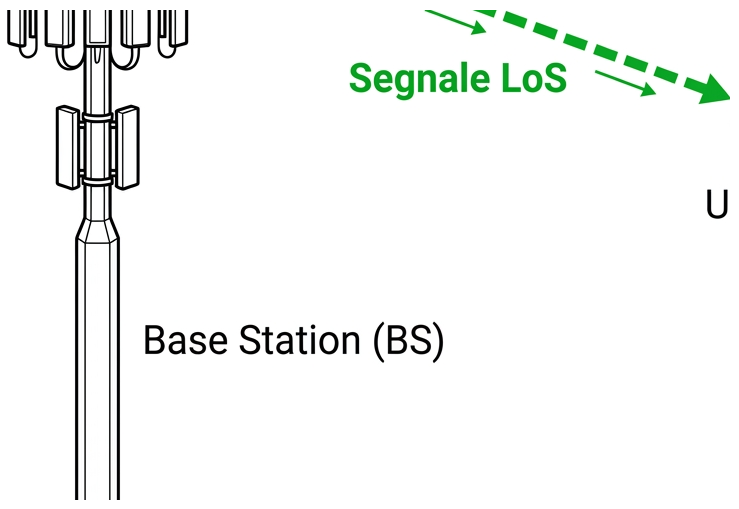
#> input picture scenario_los.png, 739 x 509 px
$ python crop_images.py
#> lines starting #> are read from the running program, lines starting #| are printed output that depends on the picture
from PIL import Image
import numpy as np

def crop_and_clean(filepath, outpath, crop_box=None, wipe_rects=None):
#> called with filepath = '../scenario_los.png', outpath = '../scenario_los.png', crop_box = (60, 180, 990, 920)
    img = Image.open(filepath).convert('RGB')
#> img is the input picture: PIL image 739x509 RGB; mean R, G, B 243.2, 245.4, 243.6
    arr = np.array(img)

    if wipe_rects:
        for (x1, y1, x2, y2) in wipe_rects:
            arr[y1:y2, x1:x2] = [255, 255, 255]

    img = Image.fromarray(arr)
    if crop_box:
        img = img.crop(crop_box)
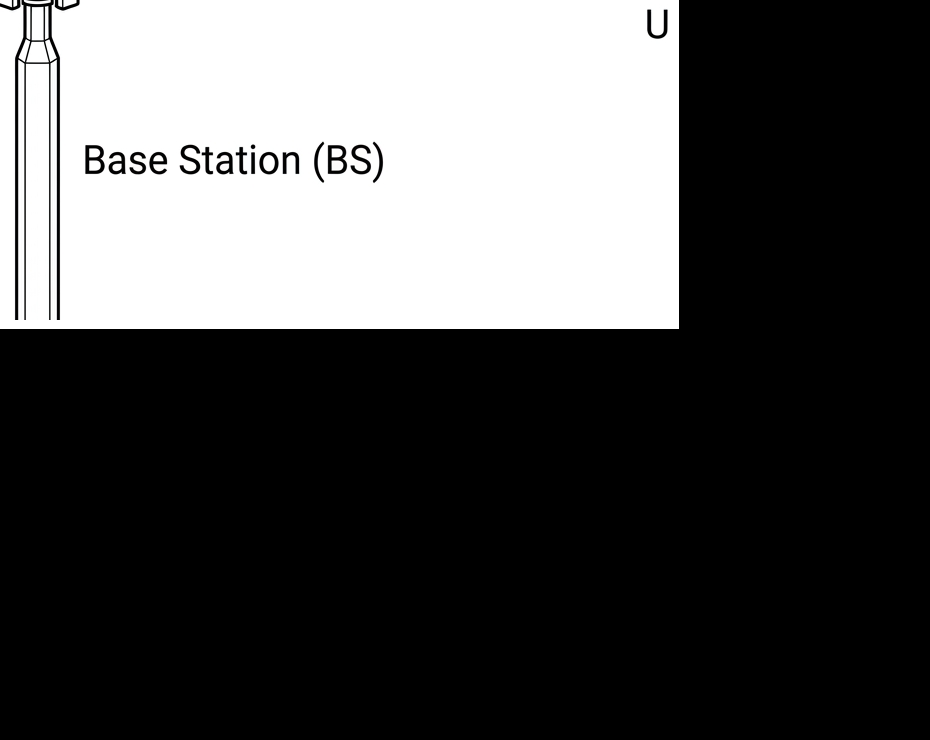
#> img: PIL image 930x740 RGB; mean R, G, B 80.4, 80.4, 80.4

    img.save(outpath)

# For LOS:
# Wipe title if it's there (top 170 pixels)
# Wipe legend (bottom 100 pixels, or right inside the plot)
# Let's crop it tightly to x=60..990, y=180..930. The title was above 180 (even if invisible to my <220 check, or maybe it's just white).
# Wait, let's wipe the top 180 and bottom 100 before crop? No, cropping removes them!
# Legend is at the bottom right.
# Let's crop LOS: (67, 182, 980, 910) -> wait, 910 doesn't include the x-labels if they are at 920.
# Row chunks: 182-907
# So the box + x-labels fits in 182-907! Okay, let's crop (60, 180, 990, 920)
crop_and_clean("../scenario_los.png", "../scenario_los.png", crop_box=(60, 180, 990, 920))

# For NLOS:
# Row chunks: 45-819 (box), 846-881 (x-labels), 904-995 (legend).
# Let's crop y from 40 to 890. This keeps the box and x-labels, but removes the legend!
# Top 45 is the box. The title might be inside the top part of the box?
# If the title is inside the top of the box, wiping y=45..100 would break the top border line.
# Let's just crop it tightly and wipe legend.
crop_and_clean("../scenario_nlos.png", "../scenario_nlos.png", crop_box=(40, 40, 990, 895))
#> call 2 of crop_and_clean, with filepath = '../scenario_nlos.png', outpath = '../scenario_nlos.png', crop_box = (40, 40, 990, 895)
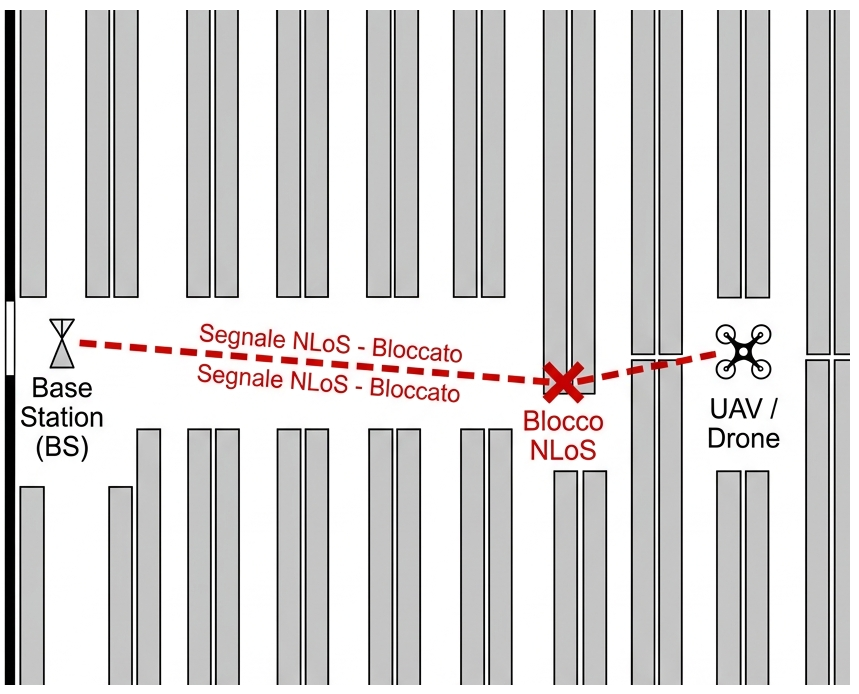
#> input picture scenario_nlos.png, 859 x 694 px
#> in crop_and_clean, img is the input picture: PIL image 859x694 RGB; mean R, G, B 211.3, 209.4, 209.2
#> in crop_and_clean (call 2), `img = img.crop(crop_box)`:
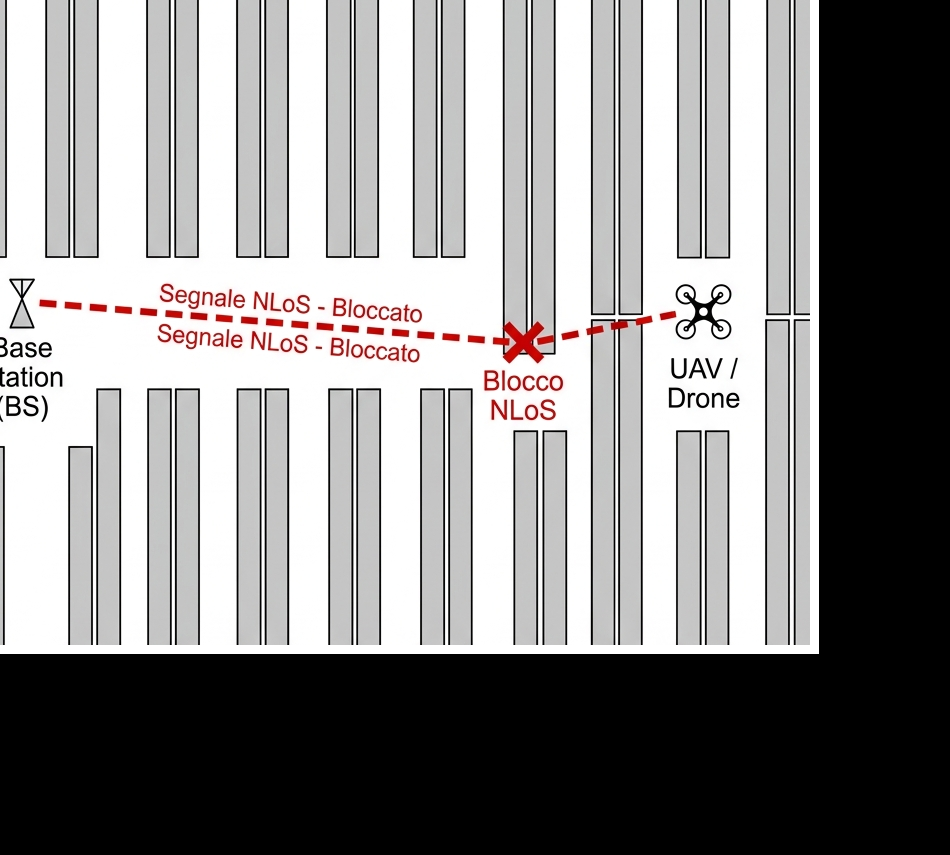
#> img: PIL image 950x855 RGB; mean R, G, B 140.6, 139.1, 139
